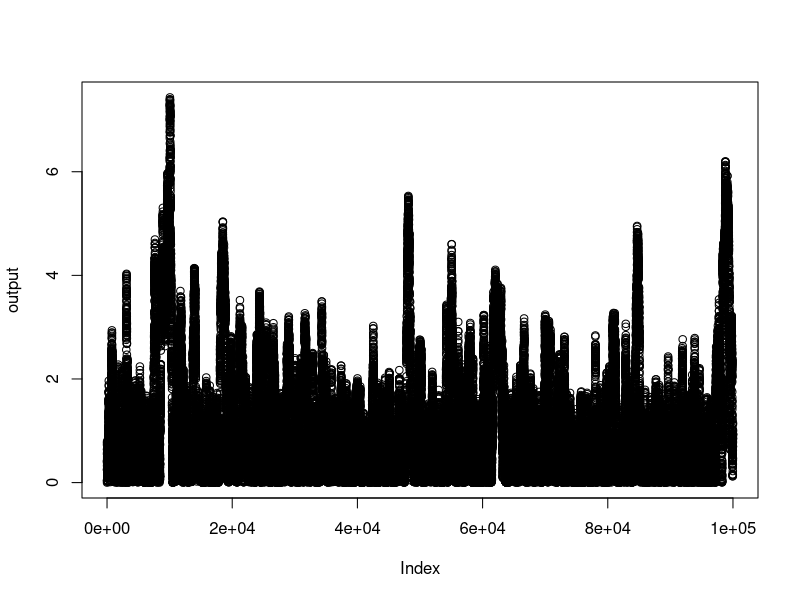
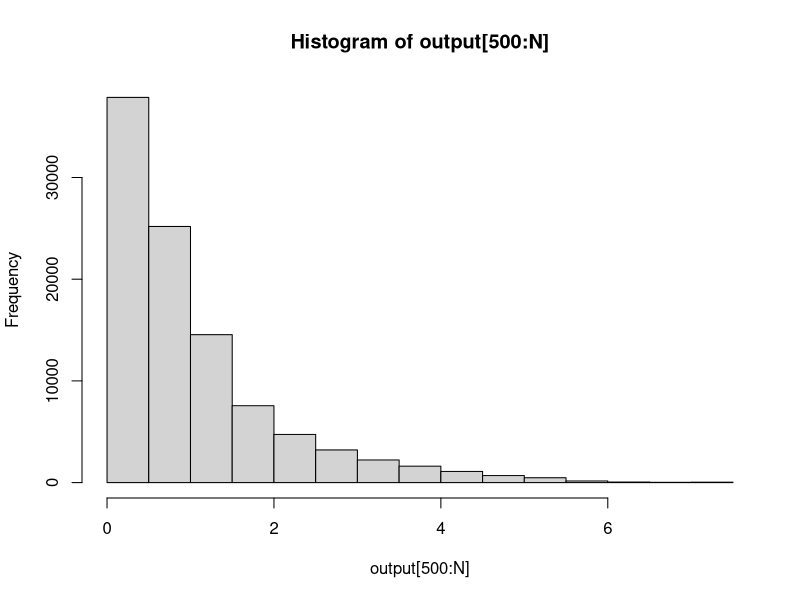
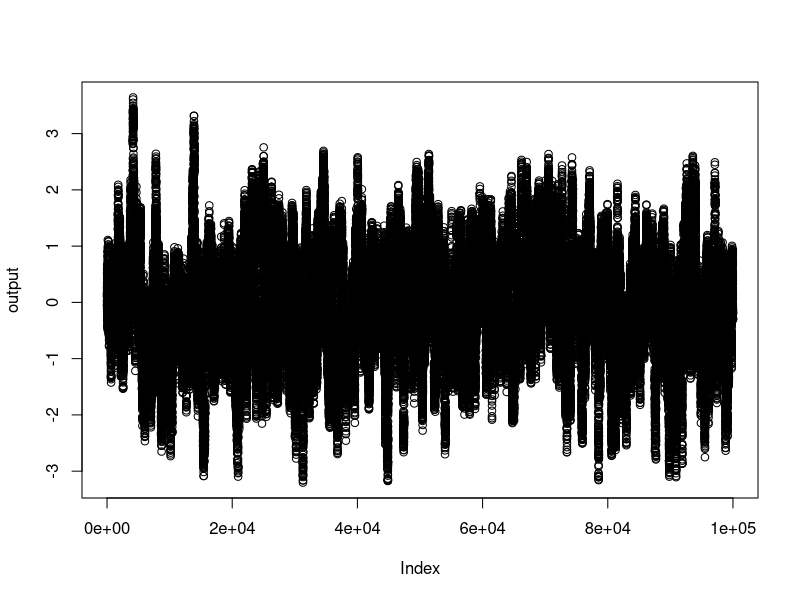
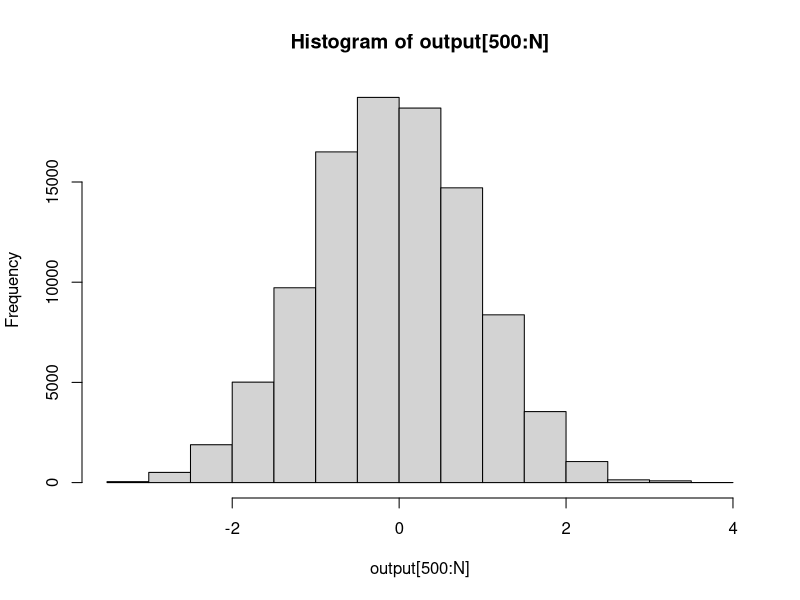

R code for these plots, in order:
## ---- chunk 1
HMC = function (U, grad_U, epsilon, L, current_q)
{
  q = current_q
  ### a line to reject state with a given gradient, a way of restraining to the positive value of q
  ### in the case of the exponential case, probably not the best way of doing it
  if(grad_U(q)< -1e5) return (current_q)
  p = rnorm(length(q),0,1) # independent standard normal variates
  current_p = p
  
  # Make a half step for momentum at the beginning
  p = p - epsilon * grad_U(q) / 2
  
  # Alternate full steps for position and momentum
  for (i in 1:L)
  {
    # Make a full step for the position
    q = q + epsilon * p
    # Make a full step for the momentum, except at end of trajectory
    if (i!=L) p = p - epsilon * grad_U(q)
  }
  
  # Make a half step for momentum at the end.
  p = p - epsilon * grad_U(q) / 2
  
  # Negate momentum at end of trajectory to make the proposal symmetric
  p = -p
  
  # Evaluate potential and kinetic energies at start and end of trajectory
  current_U = U(current_q)
  current_K = sum(current_p^2) / 2
  proposed_U = U(q)
  proposed_K = sum(p^2) / 2
  
  # Accept or reject the state at end of trajectory, returning either
  # the position at the end of the trajectory or the initial position
  if (runif(1) < exp(current_U-proposed_U+current_K-proposed_K))
  {
    return (q) # accept
  }
  else
  {
    return (current_q) # reject
  }
  
}
## ---- chunk 2
U = function(x){
  if(x>0){
    return (x)
  }
  else{
    return (0)
  }
}

grad_U = function(x) {
  if(x>=0){
    return (1)
  }
  else{
    ### a coding for "reject" sample, actually the exponential is NOT define for x<0
    return (-1.5e5)
  }
}


N <- 100000
q <- 0
epsilon <- .01
L <- 10
output <- rep(0,N)


for (i in 1:N){
  q <- HMC (U, grad_U, epsilon, L, q)
  output[i] <- q
}

plot(output)
hist(output[500:N])
## ---- chunk 3
U = function(x) x^2/2
grad_U = function(x) x

N <- 100000
q <- 0
epsilon <- .01
L <- 10
output <- rep(0,N)


for (i in 1:N){
  q <- HMC (U, grad_U, epsilon, L, q)
  output[i] <- q
}

plot(output)
hist(output[500:N])
